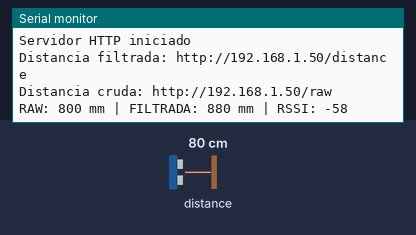
Recording of a sketch running on a simulated ESP32. Shown: the last lines printed to the serial monitor. The test bench sets the inputs (shaded band); at power-on: distance to the obstacle 80 cm. WiFi joins after 1.5 s; servers stay silent unless stated.

Above: at 3.7 s.
3.8 s: distance to the obstacle set to 250 cm
At 6.0 s:
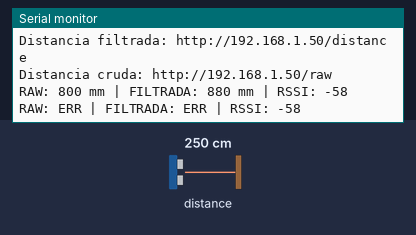
6.8 s: distance to the obstacle set to 2 cm
At 9.5 s:
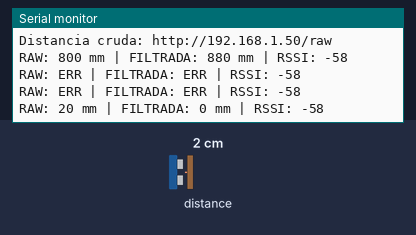

Measured:
- after the input at 3.8 s, the serial monitor: prints a new line after 0.75 s (image 1)
- after the input at 6.8 s, the serial monitor: prints a new line after 1.8 s (image 2)

The sketch:

sensor_distancia_tof.ino
```cpp
/*
  ESP32-WROVER-IE / NodeMCU-32 dedicada al sensor TOF VL53L0X
  IP estatica: 192.168.1.15

  Conexion VL53L0X -> ESP32-WROVER:
    VIN  -> 3V3
    GND  -> GND
    SDA  -> GPIO21
    SCL  -> GPIO22

  Endpoints:
    http://192.168.1.15/          -> pagina con distancia
    http://192.168.1.15/distance  -> distancia filtrada y calibrada en mm
    http://192.168.1.15/raw       -> distancia cruda en mm
*/

#include <Wire.h>
#include <VL53L0X.h>
#include <WiFi.h>
#include <WebServer.h>

// ===================== WIFI =====================
#define WIFI_SSID "TP-Link_95E0"
#define WIFI_PASS "20375010"

IPAddress local_IP(192, 168, 1, 17);
IPAddress gateway(192, 168, 1, 1);
IPAddress subnet(255, 255, 255, 0);
IPAddress primaryDNS(8, 8, 8, 8);
IPAddress secondaryDNS(8, 8, 4, 4);

// ===================== I2C =====================
#define SDA_PIN 21
#define SCL_PIN 22

// ===================== FRECUENCIA =====================
// 50 ms equivale aproximadamente a 20 Hz
#define SAMPLE_PERIOD_MS 50

// ===================== CALIBRACION =====================
// Modelo lineal:
// distancia_calibrada = CAL_A * distancia_sensor + CAL_B
//
// Deja estos valores por defecto al inicio.
// Luego ajustalos con mediciones reales usando una regla.
#define CAL_A 1.25f
#define CAL_B -120.0f

// Limites utiles de medicion
#define DIST_MIN_MM 0
#define DIST_MAX_MM 2000

// ===================== FILTRO =====================
// Mediana: elimina picos bruscos.
// Media movil: suaviza variaciones pequenas.
#define N_MEDIANA 5
#define N_MEDIA 5

VL53L0X tof;
WebServer server(80);

uint16_t rawDist = 0;
uint16_t lastDist = 0;

bool rawOk = false;
bool lastOk = false;
bool sensorOk = false;

uint16_t ventanaMediana[N_MEDIANA];
uint16_t ventanaMedia[N_MEDIA];

uint8_t idxMediana = 0;
uint8_t idxMedia = 0;

bool medianaLlena = false;
bool mediaLlena = false;

// ===================== CALIBRACION =====================
/*
 * calibrarDistancia()
 * Aplica el modelo de calibración lineal d' = CAL_A*d + CAL_B obtenido con
 * mediciones de referencia (regla), y satura al rango [DIST_MIN_MM, DIST_MAX_MM].
 * Entrada : d (uint16_t) — distancia cruda del sensor en mm
 * Salida  : uint16_t — distancia calibrada en mm
 * Ejemplo : uint16_t mm = calibrarDistancia(850);
 */
uint16_t calibrarDistancia(uint16_t d) {
  float corregida = CAL_A * (float)d + CAL_B;

  if (corregida < DIST_MIN_MM) corregida = DIST_MIN_MM;
  if (corregida > DIST_MAX_MM) corregida = DIST_MAX_MM;

  return (uint16_t)(corregida + 0.5f);
}

// ===================== FILTRO MEDIANA =====================
/*
 * filtroMediana()
 * Filtro de mediana con ventana deslizante de N_MEDIANA muestras.
 * Elimina picos espurios (outliers) de la medición TOF.
 * Entrada : nueva (uint16_t) — muestra en mm
 * Salida  : uint16_t — mediana de la ventana actual en mm
 */
uint16_t filtroMediana(uint16_t nueva) {
  ventanaMediana[idxMediana] = nueva;
  idxMediana++;

  if (idxMediana >= N_MEDIANA) {
    idxMediana = 0;
    medianaLlena = true;
  }

  uint8_t n = medianaLlena ? N_MEDIANA : idxMediana;

  if (n == 0) return nueva;

  uint16_t temp[N_MEDIANA];

  for (uint8_t i = 0; i < n; i++) {
    temp[i] = ventanaMediana[i];
  }

  for (uint8_t i = 0; i < n - 1; i++) {
    for (uint8_t j = i + 1; j < n; j++) {
      if (temp[j] < temp[i]) {
        uint16_t aux = temp[i];
        temp[i] = temp[j];
        temp[j] = aux;
      }
    }
  }

  return temp[n / 2];
}

// ===================== FILTRO MEDIA MOVIL =====================
/*
 * filtroMediaMovil()
 * Media móvil de N_MEDIA muestras; suaviza el ruido de alta frecuencia.
 * Entrada : nueva (uint16_t) — muestra en mm (ya pasada por la mediana)
 * Salida  : uint16_t — promedio de la ventana actual en mm
 */
uint16_t filtroMediaMovil(uint16_t nueva) {
  ventanaMedia[idxMedia] = nueva;
  idxMedia++;

  if (idxMedia >= N_MEDIA) {
    idxMedia = 0;
    mediaLlena = true;
  }

  uint8_t n = mediaLlena ? N_MEDIA : idxMedia;

  if (n == 0) return nueva;

  uint32_t suma = 0;

  for (uint8_t i = 0; i < n; i++) {
    suma += ventanaMedia[i];
  }

  return (uint16_t)(suma / n);
}

// ===================== FILTRO COMPLETO =====================
/*
 * procesarDistancia()
 * Cadena completa de procesamiento: calibración -> mediana -> media móvil.
 * Entrada : dRaw (uint16_t) — lectura cruda del VL53L0X en mm
 * Salida  : uint16_t — distancia final filtrada y calibrada en mm
 */
uint16_t procesarDistancia(uint16_t dRaw) {
  uint16_t dCalibrada = calibrarDistancia(dRaw);
  uint16_t dMediana = filtroMediana(dCalibrada);
  uint16_t dFiltrada = filtroMediaMovil(dMediana);

  return dFiltrada;
}

// ===================== HTTP =====================
/*
 * handleRoot()
 * Handler HTTP GET / — página HTML simple con la distancia en vivo.
 * Entradas: ninguna | Salida: ninguna (responde por WebServer, text/html)
 */
void handleRoot() {
  String html = "<!DOCTYPE html><html><head>";
  html += "<meta charset='utf-8'>";
  html += "<meta http-equiv='refresh' content='0.2'>";
  html += "<title>TOF VL53L0X</title>";
  html += "<style>";
  html += "body{font-family:sans-serif;text-align:center;margin-top:50px;background:#111;color:#eee;}";
  html += "h1{font-size:72px;margin:10px;color:#0f0;}";
  html += "h2{font-size:28px;margin:10px;color:#aaa;}";
  html += "small{color:#888;}";
  html += ".box{display:inline-block;border:1px solid #333;border-radius:10px;padding:20px;min-width:360px;}";
  html += "</style>";
  html += "</head><body>";
  html += "<div class='box'>";
  html += "<small>Distancia VL53L0X filtrada y calibrada</small>";
  html += "<h1>";

  if (!sensorOk) {
    html += "SIN SENSOR";
  } else if (lastOk) {
    html += String(lastDist);
    html += " mm";
  } else {
    html += "---";
  }

  html += "</h1>";
  html += "<h2>Raw: ";

  if (rawOk) {
    html += String(rawDist);
    html += " mm";
  } else {
    html += "---";
  }

  html += "</h2>";
  html += "<small>IP: 192.168.1.15 &middot; /distance &middot; /raw</small>";
  html += "</div>";
  html += "</body></html>";

  server.send(200, "text/html", html);
}

/*
 * handleDistance()
 * Handler HTTP GET /distance — usado por server.py para leer el nivel.
 * Salida: texto plano con la distancia filtrada en mm, o "-1" si hay error.
 */
void handleDistance() {
  server.sendHeader("Access-Control-Allow-Origin", "*");

  if (!sensorOk) {
    server.send(200, "text/plain", "NO_SENSOR");
  } else if (lastOk) {
    server.send(200, "text/plain", String(lastDist));
  } else {
    server.send(200, "text/plain", "ERR");
  }
}

/*
 * handleRaw()
 * Handler HTTP GET /raw — distancia cruda sin filtrar (para depuración
 * y para levantar la curva de calibración CAL_A / CAL_B).
 * Salida: texto plano con la distancia cruda en mm, o "-1" si hay error.
 */
void handleRaw() {
  server.sendHeader("Access-Control-Allow-Origin", "*");

  if (!sensorOk) {
    server.send(200, "text/plain", "NO_SENSOR");
  } else if (rawOk) {
    server.send(200, "text/plain", String(rawDist));
  } else {
    server.send(200, "text/plain", "ERR");
  }
}

// ===================== WIFI =====================
/*
 * connectWiFi()
 * Conexión WiFi con IP estática 192.168.1.17. Bloqueante con timeout de
 * 30 s; si expira, reinicia el ESP32.
 * Entradas: ninguna | Salidas: ninguna (void)
 */
void connectWiFi() {
  Serial.println();
  Serial.print("WiFi connecting");

  WiFi.mode(WIFI_STA);

  if (!WiFi.config(local_IP, gateway, subnet, primaryDNS, secondaryDNS)) {
    Serial.println("Error configurando IP estatica");
  }

  WiFi.begin(WIFI_SSID, WIFI_PASS);
  WiFi.setSleep(false);

  unsigned long start = millis();

  while (WiFi.status() != WL_CONNECTED) {
    delay(500);
    Serial.print(".");

    if (millis() - start > 30000) {
      Serial.println();
      Serial.println("Timeout WiFi. Reinicio.");
      ESP.restart();
    }
  }

  Serial.println();
  Serial.println("WiFi connected");
  Serial.print("IP: ");
  Serial.println(WiFi.localIP());
  Serial.print("RSSI: ");
  Serial.println(WiFi.RSSI());
}

// ===================== SETUP =====================
/*
 * setup()
 * Inicializa Serial, bus I2C (SDA=21, SCL=22), sensor VL53L0X en modo
 * continuo, WiFi y servidor HTTP con sus 3 endpoints.
 */
void setup() {
  Serial.begin(115200);
  delay(1000);

  Serial.println();
  Serial.println("--- ESP32-WROVER TOF VL53L0X 20 Hz filtrado/calibrado ---");

  Wire.begin(SDA_PIN, SCL_PIN);
  Wire.setClock(400000);

  tof.setTimeout(100);

  if (tof.init()) {
    sensorOk = true;

    // Timing budget de 33 ms. Permite lectura cercana a 20 Hz.
    tof.setMeasurementTimingBudget(33000);

    // Periodo continuo de 50 ms.
    tof.startContinuous(SAMPLE_PERIOD_MS);

    Serial.println("VL53L0X OK");
  } else {
    sensorOk = false;
    Serial.println("ERROR: VL53L0X no detectado. Revisa SDA, SCL, 3V3 y GND.");
  }

  connectWiFi();

  server.on("/", handleRoot);
  server.on("/distance", handleDistance);
  server.on("/raw", handleRaw);
  server.begin();

  Serial.println("Servidor HTTP iniciado");
  Serial.print("Distancia filtrada: http://");
  Serial.print(WiFi.localIP());
  Serial.println("/distance");
  Serial.print("Distancia cruda: http://");
  Serial.print(WiFi.localIP());
  Serial.println("/raw");
}

// ===================== LOOP =====================
/*
 * loop()
 * Cada SAMPLE_PERIOD_MS (50 ms ≈ 20 Hz): lee el TOF, procesa la muestra
 * y atiende las peticiones HTTP pendientes.
 */
void loop() {
  if (WiFi.status() != WL_CONNECTED) {
    Serial.println("WiFi perdido. Reinicio.");
    delay(500);
    ESP.restart();
  }

  server.handleClient();

  static uint32_t tPrev = 0;

  if (sensorOk && millis() - tPrev >= SAMPLE_PERIOD_MS) {
    tPrev = millis();

    uint16_t d = tof.readRangeContinuousMillimeters();

    if (tof.timeoutOccurred() || d >= 8000) {
      rawOk = false;
      lastOk = false;
    } else {
      rawDist = d;
      rawOk = true;

      lastDist = procesarDistancia(d);
      lastOk = true;
    }
  }

  static uint32_t tLog = 0;

  if (millis() - tLog >= 2000) {
    tLog = millis();

    Serial.print("RAW: ");

    if (rawOk) {
      Serial.print(rawDist);
      Serial.print(" mm");
    } else {
      Serial.print("ERR");
    }

    Serial.print(" | FILTRADA: ");

    if (lastOk) {
      Serial.print(lastDist);
      Serial.print(" mm");
    } else {
      Serial.print("ERR");
    }

    Serial.print(" | RSSI: ");
    Serial.println(WiFi.RSSI());
  }
}
```
